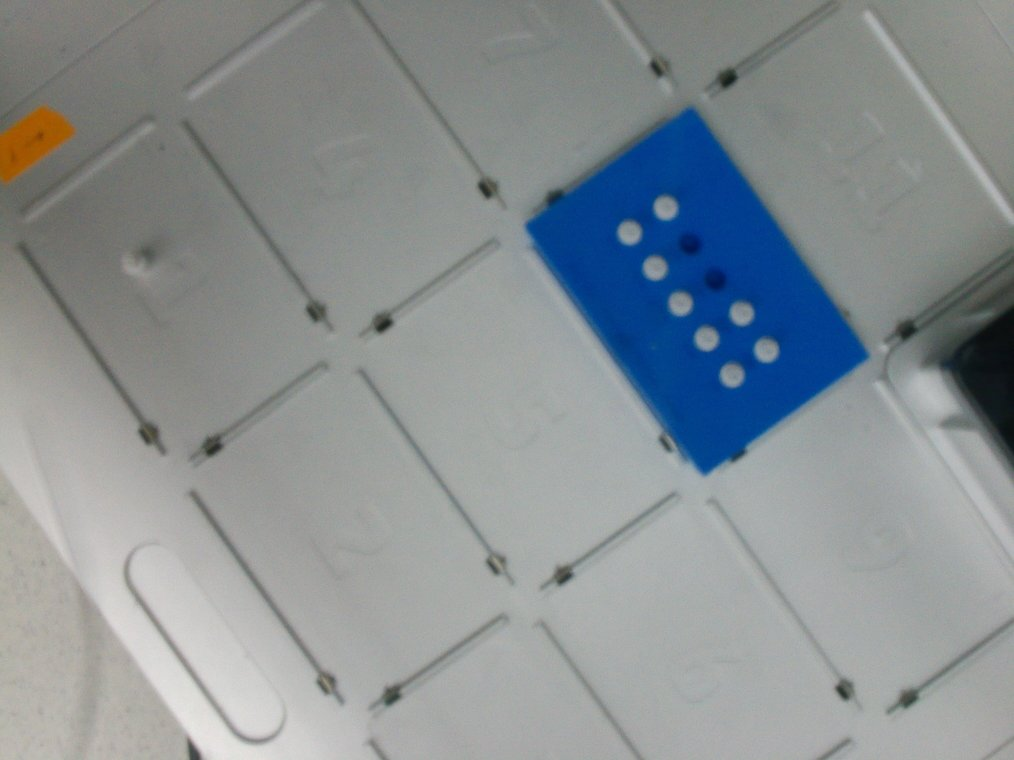
#> input picture ot2-overhead-camera/test-images/2026-07-11_lights_on_downscaled.jpg, 1014 x 760 px, given in place of f6_home_overlay.jpg, which was not available
$ python compose.py out.png
#> lines starting #> are read from the running program, lines starting #| are printed output that depends on the picture
"""2 x 2 figure: camera 0 at home (real) and at the origin (predicted), for both spots.
usage: compose.py <out_dir>   (reads <tag>_{home,origin}_overlay.jpg from origin_view.py)"""
import sys, site
sys.path.append(site.getusersitepackages())
from PIL import Image, ImageDraw, ImageFont
out = sys.argv[1]
W, H = 960, 540
small = ImageFont.truetype('/usr/share/fonts/truetype/dejavu/DejaVuSans.ttf', 20)
rows = [('f6', '16:12 spot (49 cm up)'), ('c', '16:33 spot, now (38 cm up)')]
cols = [('home', 'head at home (where it is now): real picture'), ('origin', 'head at origin (0, 0): predicted')]
sheet = Image.new('RGB', (W * 2, H * 2 + 60), (255, 255, 255)); d = ImageDraw.Draw(sheet)
#> after `sheet = Image.new('RGB', (W * 2, H * 2 + 60), (255, 255, 255))`: sheet: PIL image 1920x1140 RGB; every value is 255
for r, (tag, rl) in enumerate(rows):
    for c, (nm, cl) in enumerate(cols):
        sheet.paste(Image.open(f'{out}/{tag}_{nm}_overlay.jpg').resize((W, H)), (c * W, r * H))
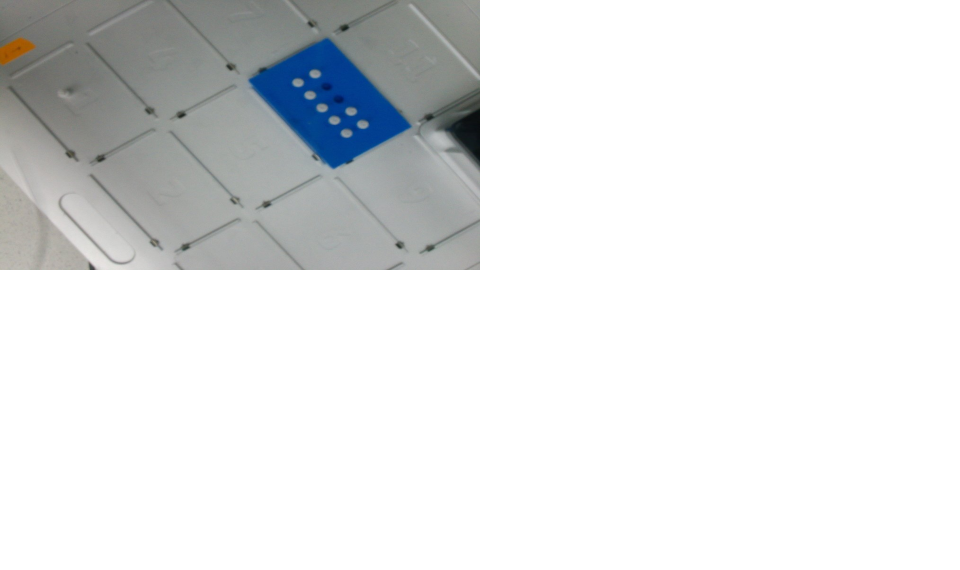
#> sheet: PIL image 1920x1140 RGB (shown at 1/2 size); mean R, G, B 226.9, 228.5, 229.3
        label = f'{rl}, {cl}'
        d.rectangle([c * W, r * H, c * W + d.textlength(label, font=small) + 16, r * H + 32], fill=(0, 0, 0))
        d.text((c * W + 8, r * H + 5), label, fill=(255, 255, 255), font=small)
#> pass 2 of the loop `for r, (tag, rl) in enumerate(rows):`:
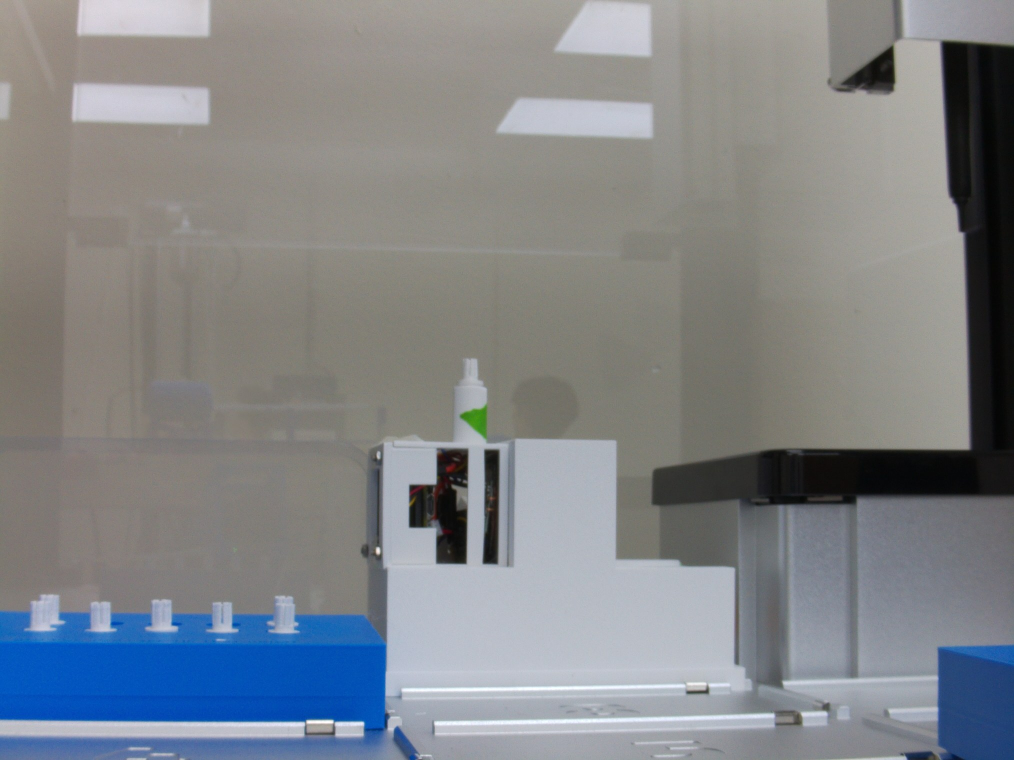
#> input picture ot2-overhead-camera/test-images/2026-07-22_focused_downscaled.jpg, 2028 x 1520 px, given in place of c_home_overlay.jpg, which was not available (shown at 1/2 size)
#> `sheet.paste(Image.open(f'{out}/{tag}_{nm}_overlay.jpg').resize((W, H))..`:
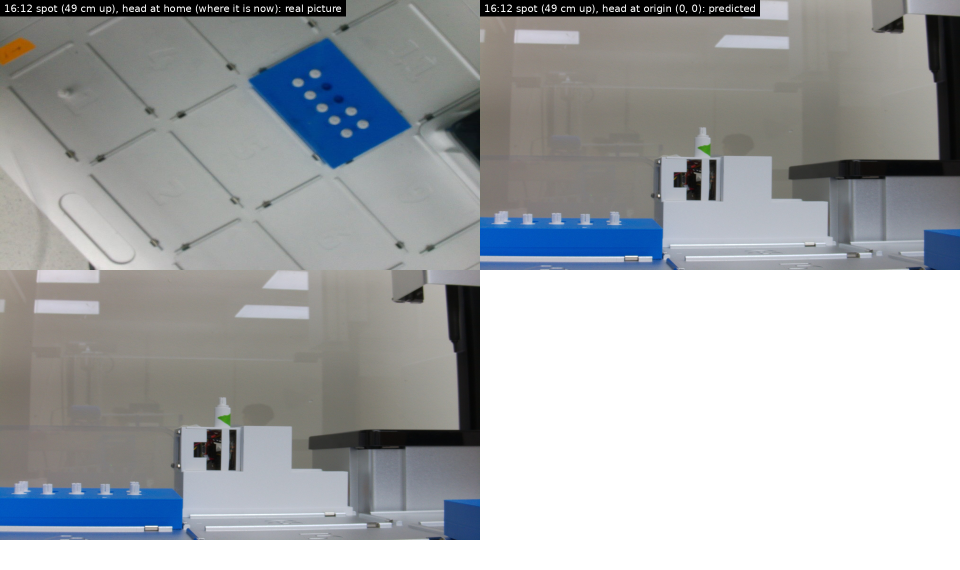
#> sheet: PIL image 1920x1140 RGB (shown at 1/2 size); mean R, G, B 165, 168.3, 171
#> (the run stopped early here; a loop or call above may not have finished)
